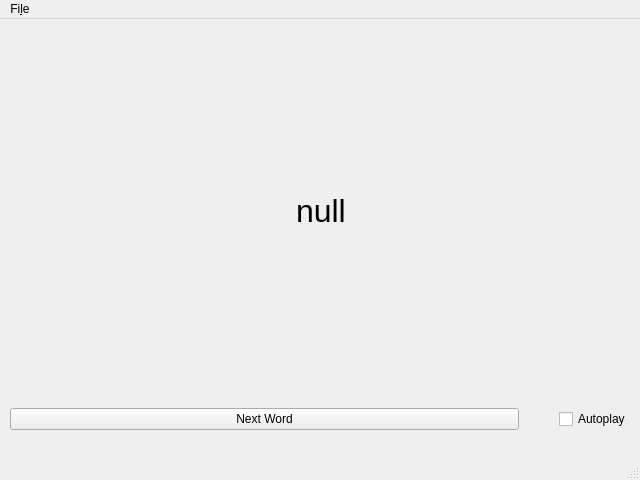
<?xml version="1.0" encoding="UTF-8"?>
<ui version="4.0">
 <class>MainWindow</class>
 <widget class="QMainWindow" name="MainWindow">
  <property name="geometry">
   <rect>
    <x>0</x>
    <y>0</y>
    <width>640</width>
    <height>480</height>
   </rect>
  </property>
  <property name="windowTitle">
   <string>MainWindow</string>
  </property>
  <widget class="QWidget" name="centralwidget">
   <widget class="QWidget" name="verticalLayoutWidget">
    <property name="geometry">
     <rect>
      <x>10</x>
      <y>0</y>
      <width>621</width>
      <height>411</height>
     </rect>
    </property>
    <property name="sizePolicy">
     <sizepolicy hsizetype="Minimum" vsizetype="Preferred">
      <horstretch>0</horstretch>
      <verstretch>0</verstretch>
     </sizepolicy>
    </property>
    <layout class="QVBoxLayout" name="verticalLayout">
     <item>
      <spacer name="verticalSpacer_2">
       <property name="orientation">
        <enum>Qt::Vertical</enum>
       </property>
       <property name="sizeType">
        <enum>QSizePolicy::Expanding</enum>
       </property>
       <property name="sizeHint" stdset="0">
        <size>
         <width>20</width>
         <height>40</height>
        </size>
       </property>
      </spacer>
     </item>
     <item>
      <layout class="QHBoxLayout" name="horizontalLayout_2">
       <item>
        <spacer name="horizontalSpacer">
         <property name="orientation">
          <enum>Qt::Horizontal</enum>
         </property>
         <property name="sizeHint" stdset="0">
          <size>
           <width>40</width>
           <height>20</height>
          </size>
         </property>
        </spacer>
       </item>
       <item>
        <widget class="QLabel" name="label">
         <property name="font">
          <font>
           <pointsize>24</pointsize>
          </font>
         </property>
         <property name="text">
          <string>null</string>
         </property>
        </widget>
       </item>
       <item>
        <spacer name="horizontalSpacer_2">
         <property name="orientation">
          <enum>Qt::Horizontal</enum>
         </property>
         <property name="sizeHint" stdset="0">
          <size>
           <width>40</width>
           <height>20</height>
          </size>
         </property>
        </spacer>
       </item>
      </layout>
     </item>
     <item>
      <spacer name="verticalSpacer">
       <property name="orientation">
        <enum>Qt::Vertical</enum>
       </property>
       <property name="sizeType">
        <enum>QSizePolicy::Expanding</enum>
       </property>
       <property name="sizeHint" stdset="0">
        <size>
         <width>20</width>
         <height>40</height>
        </size>
       </property>
      </spacer>
     </item>
     <item>
      <layout class="QHBoxLayout" name="horizontalLayout_3">
       <property name="spacing">
        <number>0</number>
       </property>
       <property name="sizeConstraint">
        <enum>QLayout::SetDefaultConstraint</enum>
       </property>
       <item>
        <widget class="QPushButton" name="pushButton_2">
         <property name="sizePolicy">
          <sizepolicy hsizetype="Expanding" vsizetype="Fixed">
           <horstretch>0</horstretch>
           <verstretch>0</verstretch>
          </sizepolicy>
         </property>
         <property name="text">
          <string>Next Word</string>
         </property>
        </widget>
       </item>
       <item>
        <spacer name="horizontalSpacer_3">
         <property name="orientation">
          <enum>Qt::Horizontal</enum>
         </property>
         <property name="sizeType">
          <enum>QSizePolicy::Minimum</enum>
         </property>
         <property name="sizeHint" stdset="0">
          <size>
           <width>40</width>
           <height>20</height>
          </size>
         </property>
        </spacer>
       </item>
       <item>
        <widget class="QCheckBox" name="checkBox">
         <property name="sizePolicy">
          <sizepolicy hsizetype="Minimum" vsizetype="Fixed">
           <horstretch>0</horstretch>
           <verstretch>0</verstretch>
          </sizepolicy>
         </property>
         <property name="text">
          <string>Autoplay</string>
         </property>
        </widget>
       </item>
      </layout>
     </item>
    </layout>
   </widget>
  </widget>
  <widget class="QMenuBar" name="menubar">
   <property name="geometry">
    <rect>
     <x>0</x>
     <y>0</y>
     <width>640</width>
     <height>30</height>
    </rect>
   </property>
   <widget class="QMenu" name="menuFile">
    <property name="title">
     <string>Fi&amp;le</string>
    </property>
    <addaction name="actionQuit"/>
   </widget>
   <addaction name="menuFile"/>
  </widget>
  <widget class="QStatusBar" name="statusbar"/>
  <action name="actionQuit">
   <property name="text">
    <string>&amp;Quit</string>
   </property>
  </action>
 </widget>
 <resources/>
 <connections/>
</ui>
